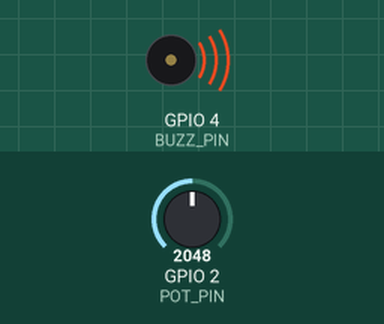
Bench run of a sketch on a simulated ESP32. Shown: buzzer (waves = sounding). The test bench sets the inputs (shaded band); at power-on: GPIO 2 (POT_PIN) = 2048.

Above: at 1.2 s.
1.3 s: GPIO 2 (POT_PIN) set to 0
At 1.6 s:
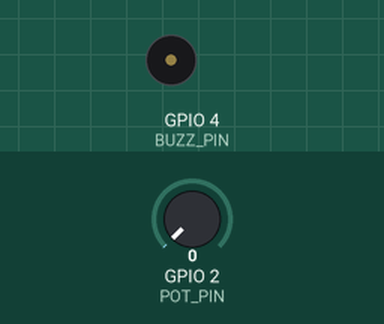
2.8 s: GPIO 2 (POT_PIN) set to 491
At 4.1 s:
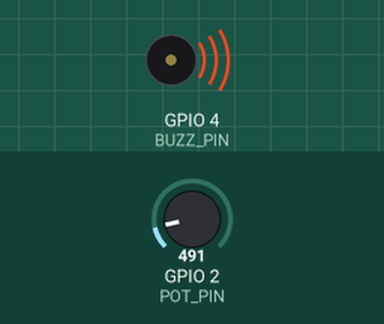
Timing chart, 0 to 5.8 s (numbered marks = the images above; inputs shaded):
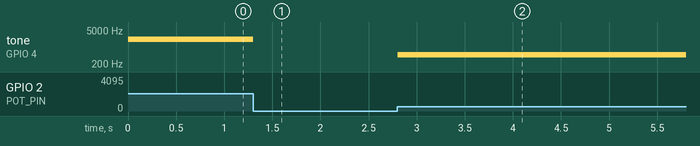

Measured:
- after the input at 1.3 s, tone on GPIO 4 (BUZZ_PIN): 2048 Hz → silent at once
- after the input at 2.8 s, tone on GPIO 4 (BUZZ_PIN): silent → 491 Hz at once

The sketch:

5_14.ino
```cpp
#define POT_PIN 2
#define BUZZ_PIN 4

void setup() {
  pinMode(POT_PIN, INPUT);
  pinMode(BUZZ_PIN, OUTPUT);
}

void loop() {
  int pot = analogRead(POT_PIN);
  // Play a frequency according to the value of the potentiometer
  tone(BUZZ_PIN, pot);
  delay(100);
}
```
